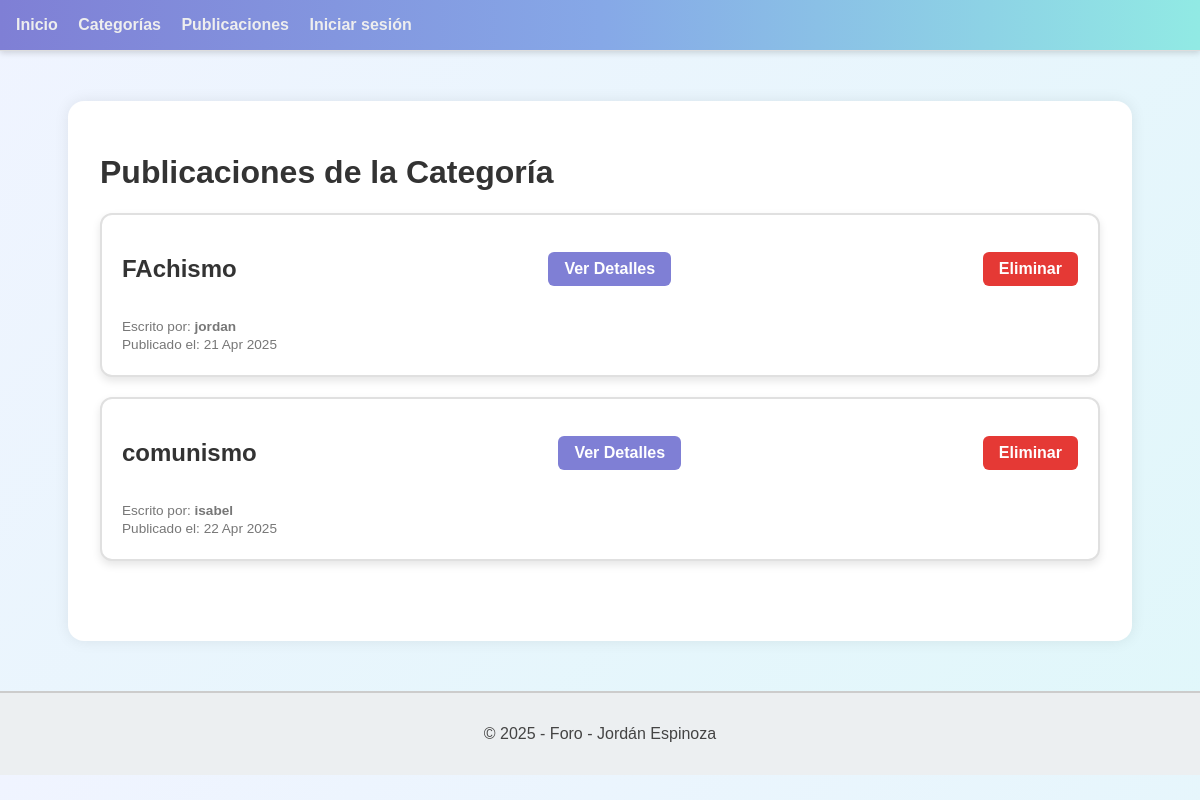
The page /foro/publicaciones/categoria/12/ on the database its author committed.
### foro_aplicacion/models.py (models this page shows, shortened)
class Publicacion(models.Model):
    titulo = models.CharField(max_length=100)
    cuerpo = models.TextField()
    fecha_creacion = models.DateTimeField(auto_now_add=True)
    fecha_modificacion = models.DateTimeField(auto_now=True)
    usuario = models.ForeignKey(Usuario, on_delete=models.CASCADE, related_name='publicaciones')
    categoria = models.ForeignKey(Categoria, on_delete=models.CASCADE, related_name='publicaciones')
    etiquetas = models.ManyToManyField(Etiqueta, through='PublicacionEtiqueta', related_name='publicaciones')

class Usuario(AbstractUser):
    correo = models.EmailField(max_length=100, unique=True)
    es_admin = models.BooleanField(default=False)
    es_baneado = models.BooleanField(default=False)
    es_moderador = models.BooleanField(default=False)
    es_autor = models.BooleanField(default=False)
    reputacion = models.IntegerField(default=0)
    avatar = models.ImageField(upload_to='avatars/', blank=True, null=True)
    class Meta:
        verbose_name = 'Usuario'
        verbose_name_plural = 'Usuarios'

### foro_aplicacion/views.py (the view)
# urls.py: path('publicaciones/categoria/<int:categoria_id>/', publicaciones_por_categoria, name='publicaciones_por_categoria'),
def publicaciones_por_categoria(request, categoria_id):
    publicaciones = Publicacion.objects.filter(categoria_id=categoria_id)
    return render(request, 'publicaciones/listar_por_categoria.html', {'publicaciones': publicaciones})

### foro_aplicacion/templates/publicaciones/listar_por_categoria.html (shortened to what this page needs)
{% extends 'template_base.html' %}
{% block body %}
    <h1>Publicaciones de la Categoría</h1>
    {% if publicaciones %}
        {% for publicacion in publicaciones %}
            <div class="publicacion-card">
                <div class="publicacion-header">
                    <h2 class="titulo">{{ publicacion.titulo }}</h2>
                    <a href="{% url 'detalle_publicacion' publicacion.pk %}" class="btn btn-ver">Ver Detalles</a>
                    <a href="{% url 'eliminar_publicacion' publicacion.pk %}" class="btn btn-eliminar">Eliminar</a>
                </div>
                <p class="autor">Escrito por: <strong>{{ publicacion.usuario.username }}</strong></p>
                <p class="fecha">Publicado el: {{ publicacion.fecha_creacion|date:"d M Y" }}</p>
            </div>
        {% endfor %}
    {% else %}
        <p>No hay publicaciones en esta categoría.</p>
    {% endif %}
{% endblock body %}

### static/css/styles.css (style rules this page uses)
body { margin: 0; padding: 0; background: linear-gradient(135deg, #f0f4ff, #e0f7fa); color: #333; font-family: 'Segoe UI', Tahoma, Geneva, Verdana, sans-serif; }
body { font-family: Arial, sans-serif; background-color: #f4f4f4; color: #333; }
.titulo { font-size: 2em; margin-bottom: 20px; color: #0073e6; }
.btn { background-color: #0073e6; color: #fff; padding: 10px 20px; border: none; border-radius: 4px; cursor: pointer; font-size: 1em; }
.autor, .fecha { font-size: 0.85rem; color: #777; margin: 0.2rem 0; }
a.btn { display: inline-block; padding: 0.5rem 1rem; border-radius: 6px; font-weight: bold; text-decoration: none; transition: all 0.3s ease; }
.btn-eliminar { background-color: #e53935; color: white; }
.publicacion-card { background: #ffffff; border-left: 8px solid #86a8e7; padding: 1.8rem; border-radius: 16px; box-shadow: 0 8px 24px rgba(0, 0, 0, 0.08); transition: transform 0.3s ease, box-shadow 0.3s ease; }
.publicacion-header { display: flex; justify-content: space-between; align-items: center; margin-bottom: 0.8rem; }
.publicacion-card .titulo { font-size: 1.5rem; font-weight: bold; color: #333; }
.btn-ver { background-color: #7f7fd5; color: white; }
h2 { font-size: 24px; font-weight: bold; margin-bottom: 15px; color: #333; }
.publicacion-card { background: #ffffff; border: 2px solid #e0e0e0; border-radius: 12px; padding: 20px; margin-bottom: 20px; box-shadow: 0 4px 8px rgba(0, 0, 0, 0.1); }

### rows shown on the page
Publicacion: titulo "FAchismo", usuario.username "jordan", fecha_creacion "21 Apr 2025"
Publicacion: titulo "comunismo", usuario.username "isabel", fecha_creacion "22 Apr 2025"
